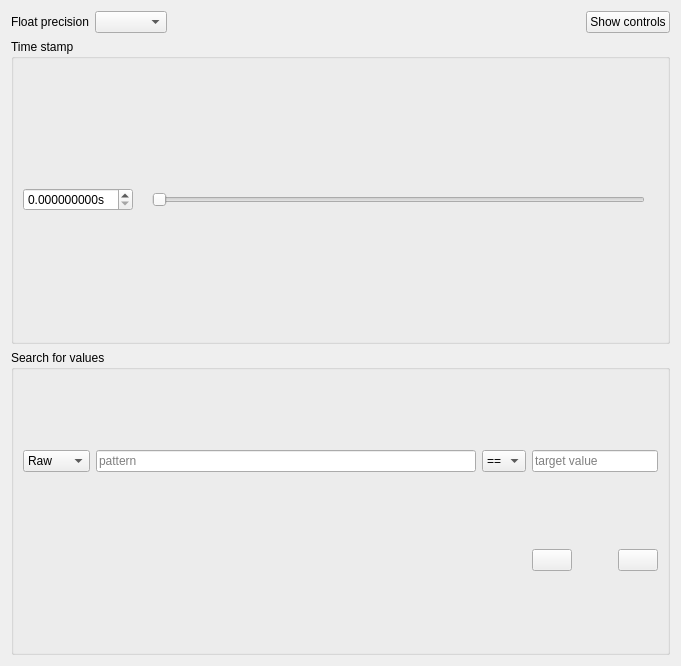
<?xml version="1.0" encoding="UTF-8"?>
<ui version="4.0">
 <class>NumericDisplay</class>
 <widget class="QWidget" name="NumericDisplay">
  <property name="geometry">
   <rect>
    <x>0</x>
    <y>0</y>
    <width>681</width>
    <height>666</height>
   </rect>
  </property>
  <property name="windowTitle">
   <string>Form</string>
  </property>
  <layout class="QVBoxLayout" name="main_layout">
   <item>
    <layout class="QGridLayout" name="gridLayout_2" columnstretch="0,0,1,0">
     <item row="0" column="3">
      <widget class="QPushButton" name="toggle_controls_btn">
       <property name="text">
        <string>Show controls</string>
       </property>
       <property name="icon">
        <iconset resource="resource.qrc">
         <normaloff>:/down.png</normaloff>:/down.png</iconset>
       </property>
      </widget>
     </item>
     <item row="0" column="0">
      <widget class="QLabel" name="label_5">
       <property name="text">
        <string>Float precision</string>
       </property>
      </widget>
     </item>
     <item row="0" column="1">
      <widget class="QComboBox" name="float_precision"/>
     </item>
     <item row="0" column="2">
      <spacer name="horizontalSpacer">
       <property name="orientation">
        <enum>Qt::Horizontal</enum>
       </property>
       <property name="sizeHint" stdset="0">
        <size>
         <width>40</width>
         <height>20</height>
        </size>
       </property>
      </spacer>
     </item>
    </layout>
   </item>
   <item>
    <widget class="QGroupBox" name="time_group">
     <property name="title">
      <string>Time stamp</string>
     </property>
     <layout class="QHBoxLayout" name="horizontalLayout_2">
      <item>
       <layout class="QHBoxLayout" name="horizontalLayout" stretch="0,0,1,0">
        <item>
         <widget class="QDoubleSpinBox" name="timestamp">
          <property name="suffix">
           <string>s</string>
          </property>
          <property name="decimals">
           <number>9</number>
          </property>
          <property name="singleStep">
           <double>0.001000000000000</double>
          </property>
         </widget>
        </item>
        <item>
         <widget class="QLabel" name="min_t">
          <property name="text">
           <string/>
          </property>
         </widget>
        </item>
        <item>
         <widget class="QSlider" name="timestamp_slider">
          <property name="maximum">
           <number>99999</number>
          </property>
          <property name="orientation">
           <enum>Qt::Horizontal</enum>
          </property>
          <property name="invertedAppearance">
           <bool>false</bool>
          </property>
          <property name="invertedControls">
           <bool>false</bool>
          </property>
          <property name="tickPosition">
           <enum>QSlider::NoTicks</enum>
          </property>
          <property name="tickInterval">
           <number>1</number>
          </property>
         </widget>
        </item>
        <item>
         <widget class="QLabel" name="max_t">
          <property name="text">
           <string/>
          </property>
         </widget>
        </item>
       </layout>
      </item>
     </layout>
    </widget>
   </item>
   <item>
    <widget class="QGroupBox" name="search_group">
     <property name="title">
      <string>Search for values</string>
     </property>
     <layout class="QGridLayout" name="gridLayout" columnstretch="0,1,0,0">
      <item row="0" column="1">
       <widget class="QLineEdit" name="pattern_match">
        <property name="placeholderText">
         <string>pattern</string>
        </property>
       </widget>
      </item>
      <item row="0" column="2">
       <widget class="QComboBox" name="op">
        <item>
         <property name="text">
          <string>==</string>
         </property>
        </item>
        <item>
         <property name="text">
          <string>!=</string>
         </property>
        </item>
        <item>
         <property name="text">
          <string>&lt;</string>
         </property>
        </item>
        <item>
         <property name="text">
          <string>&lt;=</string>
         </property>
        </item>
        <item>
         <property name="text">
          <string>&gt;</string>
         </property>
        </item>
        <item>
         <property name="text">
          <string>&gt;=</string>
         </property>
        </item>
       </widget>
      </item>
      <item row="0" column="3">
       <widget class="QLineEdit" name="target">
        <property name="placeholderText">
         <string>target value</string>
        </property>
       </widget>
      </item>
      <item row="1" column="3">
       <layout class="QHBoxLayout" name="horizontalLayout_3">
        <item>
         <widget class="QPushButton" name="backward">
          <property name="text">
           <string/>
          </property>
          <property name="icon">
           <iconset resource="resource.qrc">
            <normaloff>:/right.png</normaloff>:/right.png</iconset>
          </property>
         </widget>
        </item>
        <item>
         <spacer name="horizontalSpacer_4">
          <property name="orientation">
           <enum>Qt::Horizontal</enum>
          </property>
          <property name="sizeHint" stdset="0">
           <size>
            <width>40</width>
            <height>20</height>
           </size>
          </property>
         </spacer>
        </item>
        <item>
         <widget class="QPushButton" name="forward">
          <property name="text">
           <string/>
          </property>
          <property name="icon">
           <iconset resource="resource.qrc">
            <normaloff>:/left.png</normaloff>:/left.png</iconset>
          </property>
         </widget>
        </item>
       </layout>
      </item>
      <item row="0" column="0">
       <widget class="QComboBox" name="match_mode">
        <item>
         <property name="text">
          <string>Raw</string>
         </property>
        </item>
        <item>
         <property name="text">
          <string>Scaled</string>
         </property>
        </item>
       </widget>
      </item>
      <item row="1" column="0" colspan="2">
       <widget class="QLabel" name="match">
        <property name="text">
         <string/>
        </property>
       </widget>
      </item>
     </layout>
    </widget>
   </item>
  </layout>
 </widget>
 <tabstops>
  <tabstop>timestamp</tabstop>
  <tabstop>pattern_match</tabstop>
  <tabstop>op</tabstop>
  <tabstop>target</tabstop>
  <tabstop>backward</tabstop>
  <tabstop>forward</tabstop>
 </tabstops>
 <resources>
  <include location="resource.qrc"/>
 </resources>
 <connections/>
</ui>
